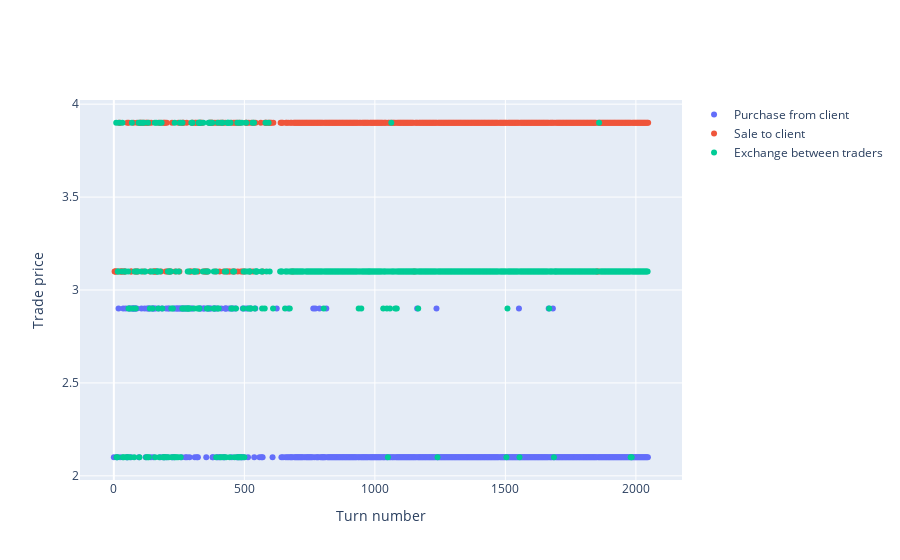

This figure's notebook cell:
### Code cell
experiment.price_plot()

### Figure 1 — Plotly figure (JSON) as saved in the notebook; plotly's stock layout.template omitted (floating-point values rounded to 4 significant figures; data arrays with more than 128 entries replaced by an {"elided": "..."} marker saying what was removed)
{"data": [{"mode": "markers", "name": "Purchase from client", "type": "scatter", "x": {"elided": "450 int values"}, "y": {"elided": "450 float values"}}, {"mode": "markers", "name": "Sale to client", "type": "scatter", "x": {"elided": "458 int values"}, "y": {"elided": "458 float values"}}, {"mode": "markers", "name": "Exchange between traders", "type": "scatter", "x": {"elided": "532 int values"}, "y": {"elided": "532 float values"}}], "layout": {"xaxis": {"title": {"text": "Turn number"}}, "yaxis": {"title": {"text": "Trade price"}}}}
